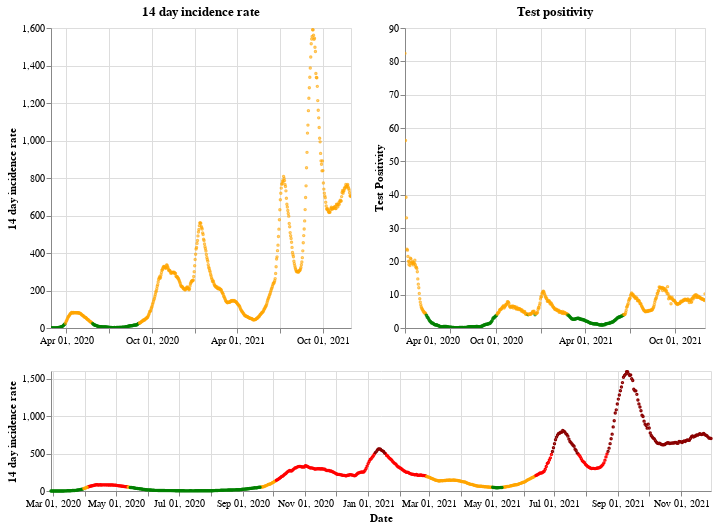

Notebook code cell kept with this figure:
### Markdown cell above
## Scotland

### Code cell
plot_traffic_light('Scotland')

### Figure 1 — Vega-Lite specification as saved in the notebook (floating-point values rounded to 4 significant figures; data arrays with more than 128 entries replaced by an {"elided": "..."} marker saying what was removed)
{"config": {"view": {"continuousWidth": 400, "continuousHeight": 300}}, "vconcat": [{"hconcat": [{"mark": {"type": "point", "size": 2}, "encoding": {"color": {"condition": {"value": "green", "test": "(datum.twoWeeklyCasesRate <= 25)"}, "value": "orange"}, "tooltip": [{"type": "nominal", "field": "areaName"}, {"type": "temporal", "field": "date"}, {"type": "quantitative", "field": "twoWeeklyCasesRate"}, {"type": "quantitative", "field": "testPositivity"}], "x": {"type": "temporal", "axis": {"title": ""}, "field": "date", "scale": {"domain": {"selection": "DateBrush"}}, "timeUnit": "yearmonthdate"}, "y": {"type": "quantitative", "axis": {"title": "14 day incidence rate"}, "field": "twoWeeklyCasesRate"}}, "title": "14 day incidence rate", "width": 300}, {"mark": {"type": "point", "size": 2}, "encoding": {"color": {"condition": {"value": "green", "test": "(datum.testPositivity <= 4)"}, "value": "orange"}, "tooltip": [{"type": "nominal", "field": "areaName"}, {"type": "temporal", "field": "date"}, {"type": "quantitative", "field": "twoWeeklyCasesRate"}, {"type": "quantitative", "field": "testPositivity"}], "x": {"type": "temporal", "axis": {"title": ""}, "field": "date", "scale": {"domain": {"selection": "DateBrush"}}, "timeUnit": "yearmonthdate"}, "y": {"type": "quantitative", "axis": {"title": "Test Positivity"}, "field": "testPositivity"}}, "title": "Test positivity", "width": 300}]}, {"layer": [{"mark": {"type": "point", "size": 2}, "encoding": {"color": {"condition": {"value": "orange", "test": "(((datum.testPositivity < 4) && (datum.twoWeeklyCasesRate >= 50)) && (datum.twoWeeklyCasesRate < 200))"}, "value": "red"}, "opacity": {"condition": {"value": 1, "test": "((datum.twoWeeklyCasesRate >= 50) && (datum.twoWeeklyCasesRate < 500))"}, "value": 0}, "tooltip": [{"type": "nominal", "field": "areaName"}, {"type": "temporal", "field": "date"}, {"type": "quantitative", "field": "twoWeeklyCasesRate"}, {"type": "quantitative", "field": "testPositivity"}], "x": {"type": "temporal", "axis": {"title": "Date"}, "field": "date", "timeUnit": "yearmonthdate"}, "y": {"type": "quantitative", "axis": {"title": "14 day incidence rate"}, "field": "twoWeeklyCasesRate"}}, "selection": {"DateBrush": {"type": "interval", "encodings": ["x"], "fields": ["Time"]}}}, {"mark": {"type": "point", "size": 2}, "encoding": {"color": {"value": "darkred"}, "opacity": {"condition": {"value": 1, "test": "(datum.twoWeeklyCasesRate >= 500)"}, "value": 0}, "tooltip": [{"type": "nominal", "field": "areaName"}, {"type": "temporal", "field": "date"}, {"type": "quantitative", "field": "twoWeeklyCasesRate"}, {"type": "quantitative", "field": "testPositivity"}], "x": {"type": "temporal", "axis": {"title": "Date"}, "field": "date", "timeUnit": "yearmonthdate"}, "y": {"type": "quantitative", "axis": {"title": "14 day incidence rate"}, "field": "twoWeeklyCasesRate"}}}, {"mark": {"type": "point", "size": 2}, "encoding": {"color": {"condition": {"value": "green", "test": "((datum.testPositivity < 4) && (datum.twoWeeklyCasesRate < 50))"}, "value": "orange"}, "opacity": {"condition": {"value": 1, "test": "(datum.twoWeeklyCasesRate < 50)"}, "value": 0}, "tooltip": [{"type": "nominal", "field": "areaName"}, {"type": "temporal", "field": "date"}, {"type": "quantitative", "field": "twoWeeklyCasesRate"}, {"type": "quantitative", "field": "testPositivity"}], "x": {"type": "temporal", "axis": {"title": "Date"}, "field": "date", "timeUnit": "yearmonthdate"}, "y": {"type": "quantitative", "axis": {"title": "14 day incidence rate"}, "field": "twoWeeklyCasesRate"}}}], "height": 120, "width": 660}], "data": {"name": "data-41efeeed6afb77fadcfcff2f61a5fc4c"}, "$schema": "https://vega.github.io/schema/vega-lite/v4.8.1.json", "datasets": {"data-41efeeed6afb77fadcfcff2f61a5fc4c": {"elided": "642 records"}}}
